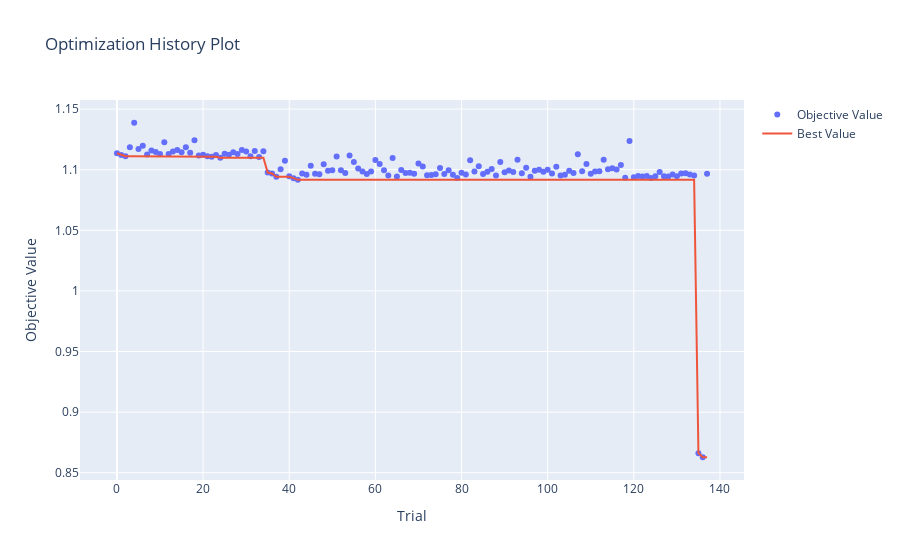

The notebook cell this image was saved under:
### Code cell
import optuna.visualization as vis

vis.plot_optimization_history(study2)

### Figure 1 — Plotly figure (JSON) as saved in the notebook; plotly's stock layout.template omitted (floating-point values rounded to 4 significant figures; data arrays with more than 128 entries replaced by an {"elided": "..."} marker saying what was removed)
{"data": [{"mode": "markers", "name": "Objective Value", "type": "scatter", "x": {"elided": "138 int values"}, "y": {"elided": "138 float values"}}, {"mode": "lines", "name": "Best Value", "type": "scatter", "x": {"elided": "138 int values"}, "y": {"elided": "138 float values"}}, {"marker": {"color": "#cccccc"}, "mode": "markers", "name": "Infeasible Trial", "showlegend": false, "type": "scatter", "x": [], "y": []}], "layout": {"title": {"text": "Optimization History Plot"}, "xaxis": {"title": {"text": "Trial"}}, "yaxis": {"title": {"text": "Objective Value"}}}}
